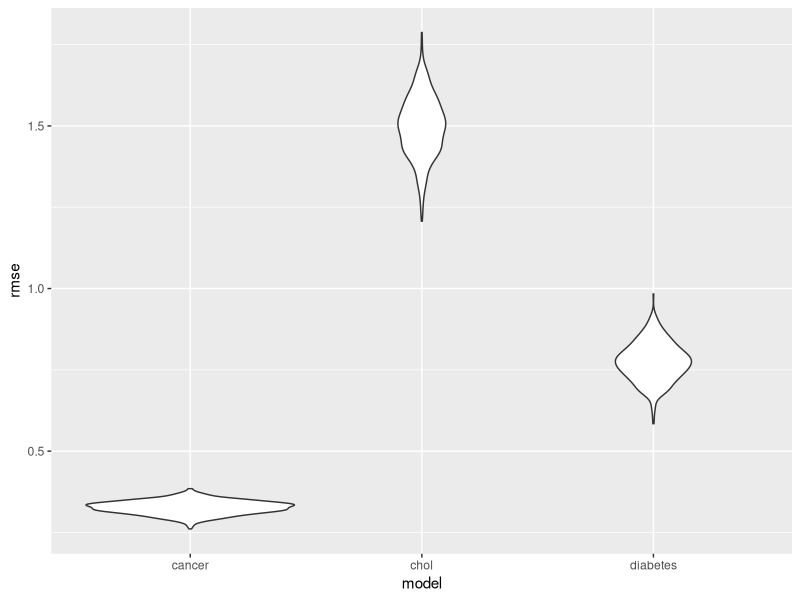

Source code (R):
## ---- chunk 1
knitr::opts_chunk$set(echo = TRUE)

library(tidyverse)
library(modelr)
library(purrr)
## ---- chunk 2
cdc_df = read_csv("./data/cdc_df.csv")
## ---- chunk 3
cancer_full_mod = lm(CANCER_AdjPrev ~ COREM_AdjPrev + COREW_AdjPrev + DENTAL_AdjPrev + LPA_AdjPrev + MAMMOUSE_AdjPrev + PAPTEST_AdjPrev + CHECKUP_AdjPrev + CHOLSCREEN_AdjPrev + COLON_SCREEN_AdjPrev, data = cdc_df)
summary(cancer_full_mod)
cancer_minus_1 = update(cancer_full_mod, . ~ . -COREW_AdjPrev)
summary(cancer_minus_1)
cancer_minus_2 = update(cancer_minus_1, . ~ . -LPA_AdjPrev)
summary(cancer_minus_2)
cancer_minus_3 = update(cancer_minus_2, . ~ . -CHOLSCREEN_AdjPrev)
summary(cancer_minus_3)
cancer_minus_4 = update(cancer_minus_3, . ~ . -PAPTEST_AdjPrev)
## ---- chunk 4
summary(cancer_minus_4)
## ---- chunk 5
chol_full_mod = lm(HIGHCHOL_AdjPrev ~ COREM_AdjPrev + COREW_AdjPrev + DENTAL_AdjPrev + LPA_AdjPrev + MAMMOUSE_AdjPrev + PAPTEST_AdjPrev + CHECKUP_AdjPrev + CHOLSCREEN_AdjPrev + COLON_SCREEN_AdjPrev, data = cdc_df)
summary(chol_full_mod)
chol_minus_1 = update(chol_full_mod, . ~ . -CHOLSCREEN_AdjPrev) #the first thing I took out!
summary(chol_minus_1)
chol_minus_2 = update(chol_minus_1, . ~ . -COREW_AdjPrev)
summary(chol_minus_2)
chol_minus_3 = update(chol_minus_2, . ~ . -COREM_AdjPrev)
summary(chol_minus_3)
chol_minus_4 = update(chol_minus_3, . ~ . -MAMMOUSE_AdjPrev)
summary(chol_minus_4)
chol_minus_5 = update(chol_minus_4, . ~ . -PAPTEST_AdjPrev)
## ---- chunk 6
summary(chol_minus_5)
## ---- chunk 7
diab_full_mod = lm(DIABETES_AdjPrev ~ COREM_AdjPrev + COREW_AdjPrev + DENTAL_AdjPrev + LPA_AdjPrev + MAMMOUSE_AdjPrev + PAPTEST_AdjPrev + CHECKUP_AdjPrev + CHOLSCREEN_AdjPrev + COLON_SCREEN_AdjPrev, data = cdc_df)
summary(diab_full_mod)
diab_minus_1 = update(diab_full_mod, . ~ . -COLON_SCREEN_AdjPrev)
summary(diab_minus_1)
diab_minus_2 = update(diab_minus_1, . ~ . -PAPTEST_AdjPrev)
summary(diab_minus_2)
diab_minus_3 = update(diab_minus_2, . ~ . -COREM_AdjPrev)
## ---- chunk 8
summary(diab_minus_3)
## ---- chunk 9
cv_df =
  crossv_mc(cdc_df, 500) %>% 
  mutate(train = map(train, as_tibble),
         test = map(test, as_tibble))

cv_df = 
  cv_df %>% 
  mutate(cancer_minus_4 = map(train, ~lm(CANCER_AdjPrev ~ COREM_AdjPrev + DENTAL_AdjPrev + MAMMOUSE_AdjPrev + CHECKUP_AdjPrev + COLON_SCREEN_AdjPrev, data = .x)),
         chol_minus_5   = map(train, ~lm(HIGHCHOL_AdjPrev ~ DENTAL_AdjPrev + LPA_AdjPrev + CHECKUP_AdjPrev + COLON_SCREEN_AdjPrev, data = .x)),
         diab_minus_3   = map(train, ~lm(DIABETES_AdjPrev ~ COREW_AdjPrev + DENTAL_AdjPrev + LPA_AdjPrev + MAMMOUSE_AdjPrev + CHECKUP_AdjPrev + CHOLSCREEN_AdjPrev, data = .x))) %>% 
  mutate(rmse_cancer    = map2_dbl(cancer_minus_4, test, ~rmse(model = .x, data = .y)),
         rmse_chol      = map2_dbl(chol_minus_5, test, ~rmse(model = .x, data = .y)),
         rmse_diabetes  = map2_dbl(diab_minus_3, test, ~rmse(model = .x, data = .y)))

cv_df %>% 
  select(starts_with("rmse")) %>% 
  gather(key = model, value = rmse) %>% 
  mutate(model = str_replace(model, "rmse_", ""), 
         model = fct_inorder(model)) %>% 
  ggplot(aes(x = model, y = rmse)) + geom_violin()
